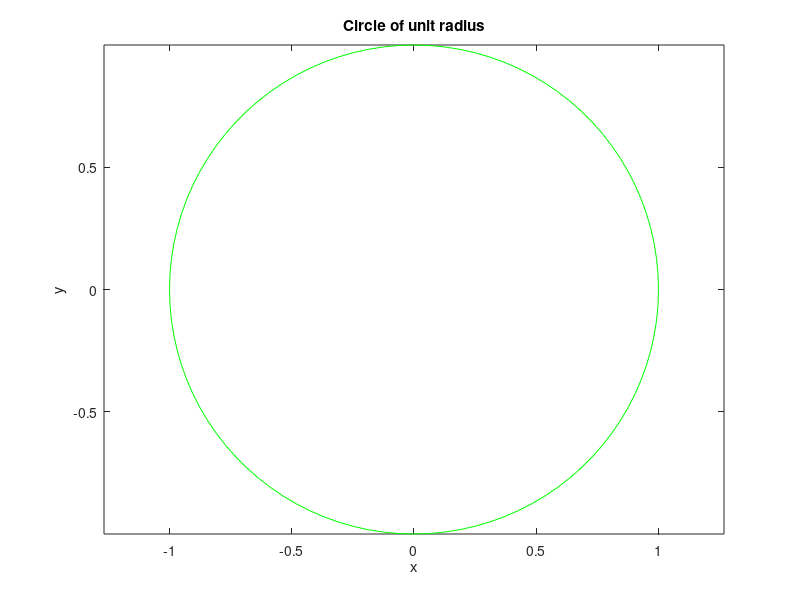

Here is the MATLAB script that generated this plot:
% circle – a script file to draw a unit circle
theta=(0:100)*2*pi/100;
x=cos(theta);
y=sin(theta);
plot(x, y, 'g');
axis('equal');
xlabel('x');
ylabel('y');
title('Circle of unit radius')
